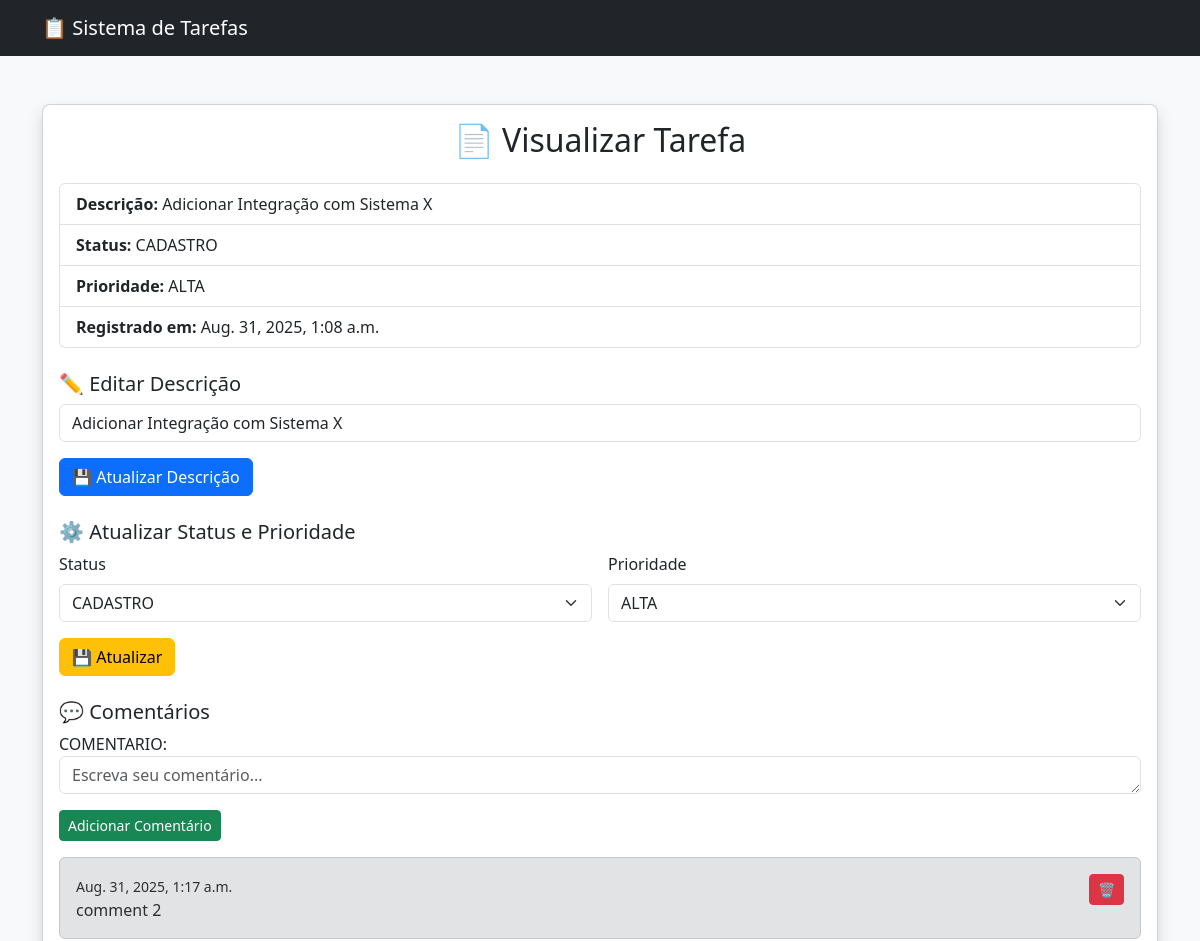
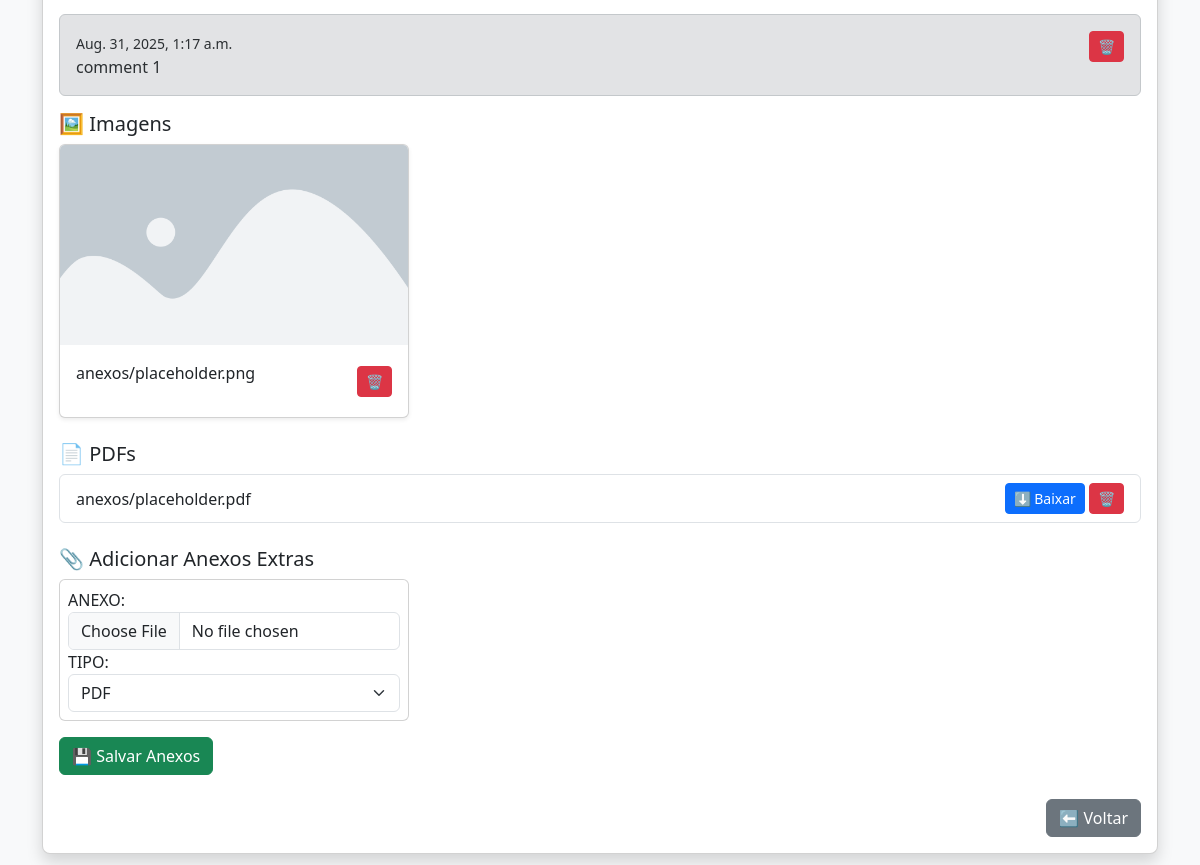
The page /Tarefas/Tarefa/5/ on the database its author committed (2 pictures, top to bottom).
### Tarefas/models.py (models this page shows, shortened)
class Tasks(models.Model):
    DESCRICAO = models.TextField(max_length=100)
    REGISTRADO = models.DateTimeField(default=now)
    PRIORIDADE = models.ForeignKey(Tasks_Prioridade, on_delete=models.CASCADE, related_name="PRIORIDADE")
    STATUS = models.ForeignKey(Tasks_Status, on_delete=models.CASCADE, related_name="STATUS")

class Tasks_Status(models.Model):
    DESCRICAO = models.TextField(max_length=100)

class Tasks_Prioridade(models.Model):
    DESCRICAO = models.TextField(max_length=100)

class Tasks_Comments(models.Model):
    TASK = models.ForeignKey(Tasks, on_delete=models.CASCADE, related_name="comments")
    COMENTARIO = models.TextField(max_length=1000)
    REGISTRADO = models.DateTimeField(default=now)

class Tasks_Attachments(models.Model):
    TASK = models.ForeignKey(
        Tasks,
        on_delete=models.CASCADE,
        related_name="anexos"
    )
    TIPO = models.ForeignKey(
        Tipo_Attachments,
        on_delete=models.SET_NULL,
        null=True,
        blank=True,
        related_name="anexos"
    )
    ANEXO = models.FileField(upload_to="anexos/")

### Tarefas/views.py (the view)
# urls.py: path('Tarefa/<int:Id>/', views.Ver_Tarefa,name='Tarefa'),
def Ver_Tarefa(request, Id):
    tarefa = get_object_or_404(
        Tasks.objects.select_related("STATUS", "PRIORIDADE"),
        id=Id
    )
    imagens = tarefa.anexos.filter(TIPO__DESCRICAO__iexact="IMAGEM")
    pdfs = tarefa.anexos.filter(TIPO__DESCRICAO__iexact="PDF")
    comentarios = tarefa.comments.order_by('-REGISTRADO')
    form_anexos = AnexoFormSet(queryset=Tasks_Attachments.objects.none())
    if request.method == "POST":
        if "editar_descricao" in request.POST:
            nova_descricao = request.POST.get("DESCRICAO")
            if nova_descricao:
                tarefa.DESCRICAO = nova_descricao
                tarefa.save()
            return redirect('Tarefa', Id=tarefa.id)
        if "salvar_status_prioridade" in request.POST:
            nova_status_id = request.POST.get("STATUS")
            nova_prioridade_id = request.POST.get("PRIORIDADE")
            if nova_status_id:
                tarefa.STATUS_id = int(nova_status_id)
            if nova_prioridade_id:
                tarefa.PRIORIDADE_id = int(nova_prioridade_id)
            tarefa.save()
            return redirect('Tarefa', Id=tarefa.id)
        else:
            form_comentario = ComentarioForm(request.POST)
            if form_comentario.is_valid():
                novo = form_comentario.save(commit=False)
                novo.TASK = tarefa
                novo.save()
                return redirect('Tarefa', Id=tarefa.id)
    else:
        form_comentario = ComentarioForm()
    status_list = Tasks_Status.objects.all()
    prioridade_list = Tasks_Prioridade.objects.all()
    return render(request, "Tarefas/Tarefa.html", {
        "tarefa": tarefa,
        "imagens": imagens,
        "pdfs": pdfs,
        "comentarios": comentarios,
        "form_comentario": form_comentario,
        "status_list": status_list,
        "prioridade_list": prioridade_list,
        "form_anexos": form_anexos
    })

### Tarefas/forms.py
class ComentarioForm(forms.ModelForm):
    class Meta:
        model = Tasks_Comments
        fields = ['COMENTARIO']
        widgets = {
            'COMENTARIO': forms.Textarea(attrs={'class': 'form-control', 'rows': 1, 'placeholder': 'Escreva seu comentário...'})
        }

### Tarefas/models.py (called while the page is built)
    def __str__(self):
        return f"{self.DESCRICAO}"

### Tarefas/templates/Tarefas/Tarefa.html (shortened to what this page needs)
{% load static %}
<!DOCTYPE html>
<html lang="pt-br">
<head>
  <link href="https://cdn.jsdelivr.net/npm/bootstrap@5.3.2/dist/css/bootstrap.min.css" rel="stylesheet">
</head>
<body class="bg-light">
{% include 'partials/Header.html' %}
<div class="container py-4">
  <div class="card shadow rounded-3">
    <div class="card-body">
      <h2 class="mb-4 text-center">📄 Visualizar Tarefa</h2>
      <ul class="list-group mb-4">
        <li class="list-group-item"><strong>Descrição:</strong> {{ tarefa.DESCRICAO }}</li>
        <li class="list-group-item"><strong>Status:</strong> {{ tarefa.STATUS.DESCRICAO }}</li>
        <li class="list-group-item"><strong>Prioridade:</strong> {{ tarefa.PRIORIDADE.DESCRICAO }}</li>
        <li class="list-group-item"><strong>Registrado em:</strong> {{ tarefa.REGISTRADO }}</li>
      </ul>
      <h5>✏️ Editar Descrição</h5>
      <form method="post" class="mb-4">
          <div class="mb-3">
              <input type="text" name="DESCRICAO" class="form-control" value="{{ tarefa.DESCRICAO }}" required>
          </div>
          <button type="submit" name="editar_descricao" class="btn btn-primary">💾 Atualizar Descrição</button>
      </form>
      <h5>⚙ Atualizar Status e Prioridade</h5>
      <form method="post" class="mb-4">
          <div class="row g-3 align-items-end">
              <div class="col-md-6">
                  <label for="status" class="form-label">Status</label>
                  <select name="STATUS" id="status" class="form-select">
                      {% for s in status_list %}
                          <option value="{{ s.id }}" {% if s.id == tarefa.STATUS.id %}selected{% endif %}>{{ s.DESCRICAO }}</option>
                      {% endfor %}
                  </select>
              </div>
              <div class="col-md-6">
                  <label for="prioridade" class="form-label">Prioridade</label>
                  <select name="PRIORIDADE" id="prioridade" class="form-select">
                      {% for p in prioridade_list %}
                          <option value="{{ p.id }}" {% if p.id == tarefa.PRIORIDADE.id %}selected{% endif %}>{{ p.DESCRICAO }}</option>
                      {% endfor %}
                  </select>
              </div>
          </div>
          <div class="mt-3">
              <button type="submit" name="salvar_status_prioridade" class="btn btn-warning">💾 Atualizar</button>
          </div>
      </form>
      <h5>💬 Comentários</h5>
      <div class="mb-3">
        <form method="post" action="{% url 'Tarefa' Id=tarefa.id %}">
          {{ form_comentario.as_p }}
          <button type="submit" class="btn btn-success btn-sm">Adicionar Comentário</button>
        </form>
      </div>
      {% for comentario in comentarios %}
      <div class="alert alert-secondary d-flex justify-content-between align-items-start">
        <div>
          <small>{{ comentario.REGISTRADO }}</small><br>
          {{ comentario.COMENTARIO }}
        </div>
        <div>
          <form method="post" action="{% url 'excluir_comentario' comentario.id %}" style="display:inline;">
            <button type="submit" class="btn btn-sm btn-danger">🗑</button>
          </form>
        </div>
      </div>
    {% empty %}
      <p class="text-muted">Nenhum comentário ainda.</p>
    {% endfor %}
    {% if imagens %}
    <h5>🖼 Imagens</h5>
    <div class="row row-cols-1 row-cols-md-3 g-3 mb-4">
      {% for anexo in imagens %}
        <div class="col">
          <div class="card shadow-sm">
            <img src="{{ anexo.ANEXO.url }}" class="card-img-top img-card" alt="{{ anexo.ANEXO.name }}">
            <div class="card-body d-flex justify-content-between align-items-center">
              <p class="card-text text-truncate">{{ anexo.ANEXO.name }}</p>
              <form method="post" action="{% url 'excluir_anexo' anexo.id %}">
                <button type="submit" class="btn btn-sm btn-danger">🗑</button>
              </form>
            </div>
          </div>
        </div>
      {% endfor %}
    </div>
    {% endif %}
    {% if pdfs %}
    <h5>📄 PDFs</h5>
    <ul class="list-group mb-4">
      {% for anexo in pdfs %}
        <li class="list-group-item d-flex justify-content-between align-items-center">
          {{ anexo.ANEXO.name }}
          <div>
            <a href="{{ anexo.ANEXO.url }}" download class="btn btn-sm btn-primary">⬇ Baixar</a>
            <form method="post" action="{% url 'excluir_anexo' anexo.id %}" style="display:inline;">
              <button type="submit" class="btn btn-sm btn-danger">🗑</button>
            </form>
          </div>
        </li>
      {% endfor %}
    </ul>
    {% endif %}
      <h5>📎 Adicionar Anexos Extras</h5>
      <form method="post" action="{% url 'Salvar_Anexo_Novo' tarefa.id %}"  enctype="multipart/form-data" class="mb-4">
          <div class="row g-3">
              {% for form in form_anexos %}
                  <div class="col-md-4">
                      <div class="card p-2 mb-2">
                          {{ form.ANEXO.label_tag }} {{ form.ANEXO }}
                          {{ form.TIPO.label_tag }} {{ form.TIPO }}
                      </div>
                  </div>
              {% endfor %}
          </div>
          <button type="submit" name="Salvar_Anexo_Novo" class="btn btn-success mt-2">💾 Salvar Anexos</button>
      </form>
      <div class="d-flex justify-content-end">
        <a href="{% url 'Listar' %}" class="btn btn-secondary">⬅ Voltar</a>
      </div>
    </div>
  </div>
</div>
</body>
</html>

### Tarefas/templates/Tarefas/Tarefa.html (style rules this page uses)
.img-card { height: 200px; object-fit: cover; }

### rows shown on the page
Tasks: DESCRICAO "Adicionar Integração com Sistema X", STATUS.DESCRICAO "CADASTRO", PRIORIDADE.DESCRICAO "ALTA", REGISTRADO "Aug. 31, 2025, 1:08 a.m.", STATUS "CADASTRO", PRIORIDADE "ALTA"
Tasks_Comments: REGISTRADO "Aug. 31, 2025, 1:17 a.m.", COMENTARIO "comment 2"
Tasks_Comments: REGISTRADO "Aug. 31, 2025, 1:17 a.m.", COMENTARIO "comment 1"
Tasks_Attachments: ANEXO (placeholder picture), ANEXO.name "anexos/placeholder.png"
Tasks_Attachments: ANEXO.name "anexos/placeholder.pdf"
